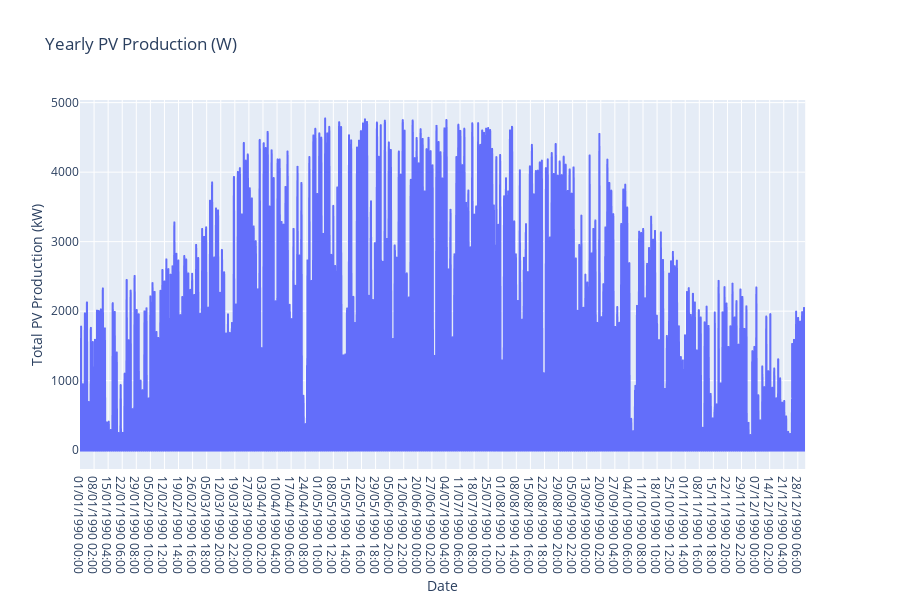

The notebook cell this image was saved under:
### Code cell
fig = px.line(pv_prod, x="Date", y='Total PV Production (kW)', title='Yearly PV Production (W)')
fig.show()

### Figure 1 — Plotly figure (JSON) as saved in the notebook; plotly's stock layout.template omitted (floating-point values rounded to 4 significant figures; data arrays with more than 128 entries replaced by an {"elided": "..."} marker saying what was removed)
{"data": [{"hoverlabel": {"namelength": 0}, "hovertemplate": "Date=%{x}<br>Total PV Production (kW)=%{y}", "legendgroup": "", "line": {"color": "#636efa", "dash": "solid"}, "mode": "lines", "name": "", "showlegend": false, "type": "scattergl", "x": {"elided": "8760 str values"}, "xaxis": "x", "y": {"elided": "8760 float values"}, "yaxis": "y"}], "layout": {"height": 600, "legend": {"tracegroupgap": 0}, "title": {"text": "Yearly PV Production (W)"}, "xaxis": {"anchor": "y", "domain": [0, 0.98], "title": {"text": "Date"}}, "yaxis": {"anchor": "x", "domain": [0, 1], "title": {"text": "Total PV Production (kW)"}}}}
